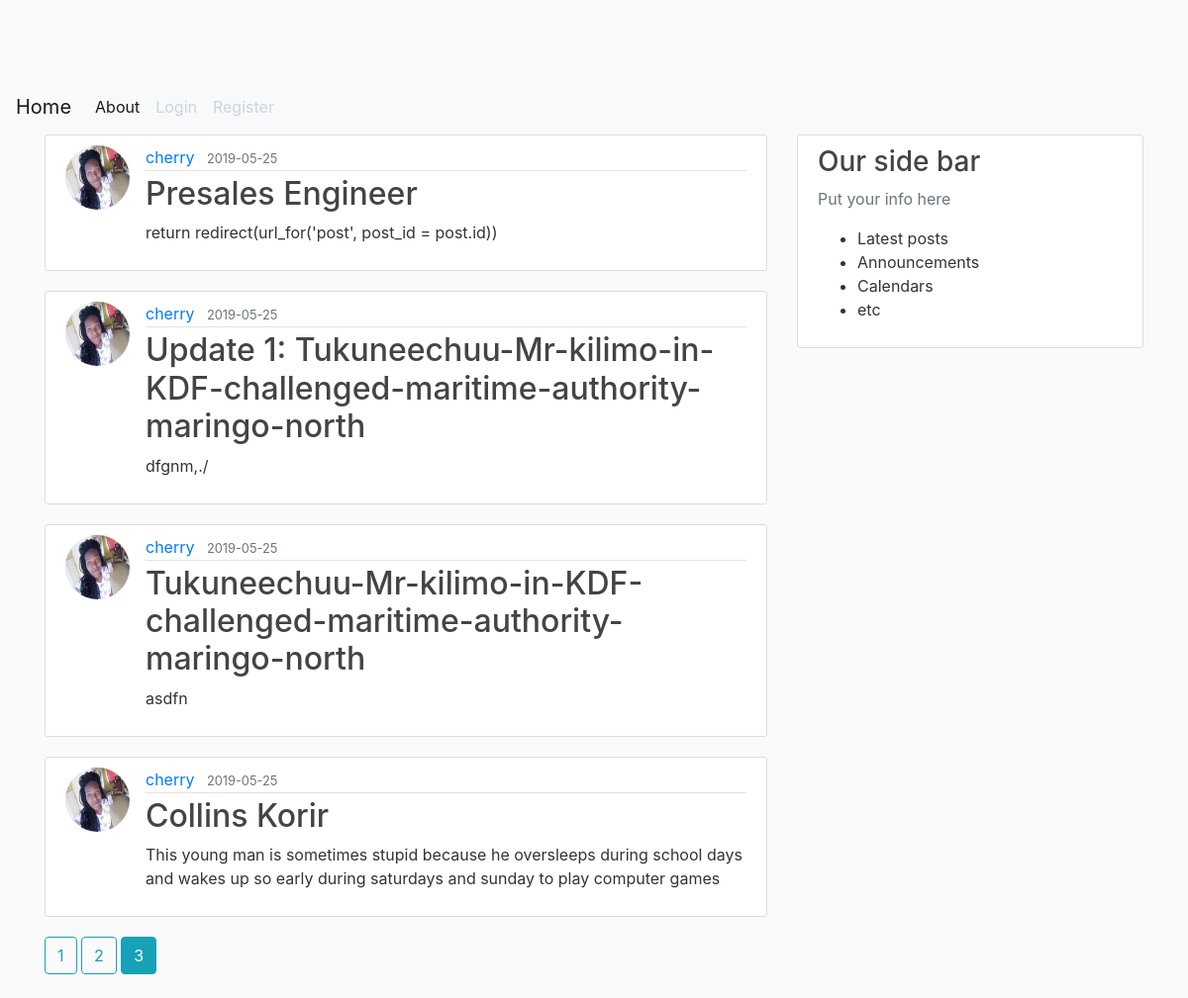
Screenshot of /home?page=3 with the database file from the repository.
### flaskblog/models.py (models this page shows, shortened)
class Post(db.Model):
    id=db.Column(db.Integer, primary_key=True)
    title = db.Column(db.String(100), nullable=False)
    date_posted = db.Column(db.DateTime, nullable=False, default=datetime.utcnow)
    content= db.Column(db.Text, nullable=False)
    user_id=db.Column(db.Integer, db.ForeignKey('user.id'), nullable=False)

class User(db.Model, UserMixin):
    id=db.Column(db.Integer, primary_key=True)
    username = db.Column(db.String(50), unique=True, nullable=False)
    email = db.Column(db.String(120), unique=True, nullable=False)
    image_file = db.Column(db.String(20), nullable=False, default='default.jpg')
    password = db.Column(db.String(60), nullable=False)
    posts= db.relationship('Post', backref='author', lazy=True)

### flaskblog/main/routes.py (the view)
@main.route('/')
@main.route('/home')
def home():
    page = request.args.get('page', 1, type= int)
    posts = Post.query.order_by(Post.date_posted.desc()).paginate(page=page, per_page=5)
    return  render_template('home.html', posts=posts)

### flaskblog/templates/home.html
{% extends "layout.html" %}
{% block content %}
    {% for post in posts.items %}
        <article class="media content-section">
            <img class="rounded-circle article-img" src="{{ url_for('static', filename='profpics/' + post.author.image_file ) }}" >
            <div class="well media-body">
                <div class="article-metadata">
                    <a class="mr-2" href="{{ url_for('users.user_posts', username=post.author.username) }}">{{ post.author.username }}</a>
                    <small class="text-muted">{{ post.date_posted.strftime('%Y-%m-%d') }}</small>
                </div>
                <h2 ><a class="article-title" href="{{ url_for('posts.post', post_id= post.id) }}">{{ post.title }}</a></h2>
                <p class="article-content">{{ post.content }}</p>
            </div>
        </article>
    {% endfor %}
    {% for page_num in posts.iter_pages(left_edge=1, right_edge=1, left_current=1, right_current=2,) %}
        {% if page_num %}
            {% if posts.page ==page_num %}
                <a class="btn btn-info mb-4" href="{{ url_for('main.home', page= page_num) }}">{{ page_num }}</a>
                {% else %}
                <a class="btn btn-outline-info mb-4" href="{{ url_for('main.home', page= page_num) }}">{{ page_num }}</a>
            {% endif %}
        {% else %}
            ...
        {% endif %}
    {% endfor %}
{% endblock content %}

### flaskblog/static/main.css (style rules this page uses)
body { background: #fafafa; color: #333333; margin-top: 5rem; }
h1, h2, h3, h4, h5, h6 { color: #444444; }
.content-section { background: #ffffff; padding: 10px 20px; border: 1px solid #dddddd; border-radius: 3px; margin-bottom: 20px; }
.article-title { color: #444444; }
.article-content { white-space: pre-line; }
.article-img { height: 65px; width: 65px; margin-right: 16px; }
.article-metadata { padding-bottom: 1px; margin-bottom: 4px; border-bottom: 1px solid #e3e3e3 }

### rows the page displays
Post: image_file (picture), author.username "cherry", date_posted "2019-05-25", title "Presales Engineer", content "return redirect(url_for('post', post_id = post.id))"
Post: image_file (picture), author.username "cherry", date_posted "2019-05-25", title "Update 1: Tukuneechuu-Mr-kilimo-in-KDF-challenged-maritime-authority-maringo-north", content "dfgnm,./"
Post: image_file (picture), author.username "cherry", date_posted "2019-05-25", title "Tukuneechuu-Mr-kilimo-in-KDF-challenged-maritime-authority-maringo-north", content "asdfn"
Post: image_file (picture), author.username "cherry", date_posted "2019-05-25", title "Collins Korir", content "This young man is sometimes stupid because he oversleeps during school days and wakes up so early during saturdays and sunday to play computer games"

### other values shown
{{ page_num }} "1" "2"
{{ page_num }} "3"
